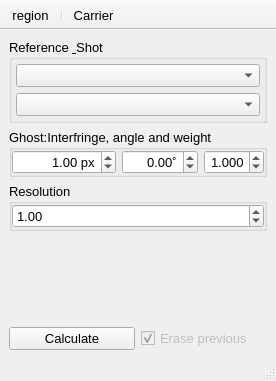
<?xml version="1.0" encoding="UTF-8"?>
<ui version="4.0">
 <class>Ghost_fringes</class>
 <widget class="QMainWindow" name="Ghost_fringes">
  <property name="geometry">
   <rect>
    <x>0</x>
    <y>0</y>
    <width>276</width>
    <height>381</height>
   </rect>
  </property>
  <property name="font">
   <font>
    <pointsize>10</pointsize>
   </font>
  </property>
  <property name="windowTitle">
   <string>Ghost</string>
  </property>
  <property name="iconSize">
   <size>
    <width>20</width>
    <height>20</height>
   </size>
  </property>
  <property name="unifiedTitleAndToolBarOnMac">
   <bool>true</bool>
  </property>
  <widget class="QWidget" name="centralwidget">
   <layout class="QGridLayout" name="gridLayout">
    <item row="1" column="0">
     <widget class="QGroupBox" name="carrierBox">
      <property name="title">
       <string>Ghost:Interfringe, angle and weight</string>
      </property>
      <layout class="QGridLayout" name="gridLayout_3" columnstretch="1,0,0">
       <property name="leftMargin">
        <number>0</number>
       </property>
       <property name="topMargin">
        <number>0</number>
       </property>
       <property name="rightMargin">
        <number>0</number>
       </property>
       <property name="bottomMargin">
        <number>0</number>
       </property>
       <item row="0" column="1">
        <widget class="QDoubleSpinBox" name="angleCarrier">
         <property name="alignment">
          <set>Qt::AlignRight|Qt::AlignTrailing|Qt::AlignVCenter</set>
         </property>
         <property name="suffix">
          <string>˚</string>
         </property>
         <property name="decimals">
          <number>2</number>
         </property>
         <property name="minimum">
          <double>-360.000000000000000</double>
         </property>
         <property name="maximum">
          <double>360.000000000000000</double>
         </property>
         <property name="singleStep">
          <double>1.000000000000000</double>
         </property>
         <property name="neutrinoSave" stdset="0">
          <bool>true</bool>
         </property>
        </widget>
       </item>
       <item row="0" column="0">
        <widget class="QDoubleSpinBox" name="widthCarrier">
         <property name="alignment">
          <set>Qt::AlignRight|Qt::AlignTrailing|Qt::AlignVCenter</set>
         </property>
         <property name="suffix">
          <string> px</string>
         </property>
         <property name="decimals">
          <number>2</number>
         </property>
         <property name="minimum">
          <double>-9999.000000000000000</double>
         </property>
         <property name="maximum">
          <double>9999.000000000000000</double>
         </property>
         <property name="singleStep">
          <double>1.000000000000000</double>
         </property>
         <property name="value">
          <double>1.000000000000000</double>
         </property>
         <property name="neutrinoSave" stdset="0">
          <bool>true</bool>
         </property>
        </widget>
       </item>
       <item row="0" column="2">
        <widget class="QDoubleSpinBox" name="weightCarrier">
         <property name="toolTip">
          <string>Frequency weight (&lt;0 for lower freq; &gt;0 for higher freq)</string>
         </property>
         <property name="alignment">
          <set>Qt::AlignRight|Qt::AlignTrailing|Qt::AlignVCenter</set>
         </property>
         <property name="decimals">
          <number>3</number>
         </property>
         <property name="minimum">
          <double>0.000000000000000</double>
         </property>
         <property name="maximum">
          <double>9.900000000000000</double>
         </property>
         <property name="singleStep">
          <double>0.010000000000000</double>
         </property>
         <property name="value">
          <double>1.000000000000000</double>
         </property>
         <property name="neutrinoSave" stdset="0">
          <bool>true</bool>
         </property>
        </widget>
       </item>
      </layout>
     </widget>
    </item>
    <item row="2" column="0">
     <widget class="QGroupBox" name="groupBox">
      <property name="title">
       <string>Resolution</string>
      </property>
      <layout class="QGridLayout" name="gridLayout_4" columnstretch="1">
       <property name="leftMargin">
        <number>0</number>
       </property>
       <property name="topMargin">
        <number>0</number>
       </property>
       <property name="rightMargin">
        <number>0</number>
       </property>
       <property name="bottomMargin">
        <number>0</number>
       </property>
       <item row="0" column="0">
        <widget class="QDoubleSpinBox" name="resolution">
         <property name="value">
          <double>1.000000000000000</double>
         </property>
        </widget>
       </item>
      </layout>
     </widget>
    </item>
    <item row="4" column="0">
     <widget class="QWidget" name="widget_3" native="true">
      <layout class="QGridLayout" name="gridLayout_2">
       <property name="leftMargin">
        <number>0</number>
       </property>
       <property name="topMargin">
        <number>0</number>
       </property>
       <property name="rightMargin">
        <number>0</number>
       </property>
       <property name="bottomMargin">
        <number>0</number>
       </property>
       <item row="2" column="1">
        <widget class="QCheckBox" name="erasePrevious">
         <property name="enabled">
          <bool>false</bool>
         </property>
         <property name="font">
          <font>
           <pointsize>10</pointsize>
          </font>
         </property>
         <property name="text">
          <string>Erase previous</string>
         </property>
         <property name="checked">
          <bool>true</bool>
         </property>
         <property name="neutrinoSave" stdset="0">
          <bool>true</bool>
         </property>
        </widget>
       </item>
       <item row="2" column="0">
        <widget class="QPushButton" name="doGhostB">
         <property name="font">
          <font>
           <pointsize>10</pointsize>
          </font>
         </property>
         <property name="text">
          <string>Calculate</string>
         </property>
        </widget>
       </item>
      </layout>
     </widget>
    </item>
    <item row="0" column="0">
     <widget class="QGroupBox" name="groupBox_14">
      <property name="title">
       <string>Reference &amp; Shot</string>
      </property>
      <layout class="QVBoxLayout" name="verticalLayout">
       <property name="leftMargin">
        <number>4</number>
       </property>
       <property name="topMargin">
        <number>4</number>
       </property>
       <property name="rightMargin">
        <number>4</number>
       </property>
       <property name="bottomMargin">
        <number>4</number>
       </property>
       <item>
        <widget class="QComboBox" name="ref">
         <property name="neutrinoImage" stdset="0">
          <bool>true</bool>
         </property>
        </widget>
       </item>
       <item>
        <widget class="QComboBox" name="shot">
         <property name="toolTip">
          <string>Shot</string>
         </property>
         <property name="neutrinoImage" stdset="0">
          <bool>true</bool>
         </property>
        </widget>
       </item>
      </layout>
     </widget>
    </item>
    <item row="3" column="0">
     <spacer name="verticalSpacer">
      <property name="orientation">
       <enum>Qt::Vertical</enum>
      </property>
      <property name="sizeHint" stdset="0">
       <size>
        <width>20</width>
        <height>40</height>
       </size>
      </property>
     </spacer>
    </item>
   </layout>
  </widget>
  <widget class="QStatusBar" name="statusbar">
   <property name="font">
    <font>
     <pointsize>10</pointsize>
    </font>
   </property>
  </widget>
  <widget class="QToolBar" name="toolBar">
   <property name="windowTitle">
    <string>toolBar</string>
   </property>
   <property name="movable">
    <bool>false</bool>
   </property>
   <property name="floatable">
    <bool>false</bool>
   </property>
   <attribute name="toolBarArea">
    <enum>TopToolBarArea</enum>
   </attribute>
   <attribute name="toolBarBreak">
    <bool>false</bool>
   </attribute>
   <addaction name="actionRegion"/>
   <addaction name="separator"/>
   <addaction name="actionCarrier"/>
  </widget>
  <action name="actionRegion">
   <property name="icon">
    <iconset resource="../../../build-neutrino-Qt_6_3_2_6_3_2_temporary-Debug/src/qrc/icons.qrc">
     <normaloff>:/icons/region.png</normaloff>:/icons/region.png</iconset>
   </property>
   <property name="text">
    <string>region</string>
   </property>
   <property name="toolTip">
    <string>Show region</string>
   </property>
  </action>
  <action name="actionCarrier">
   <property name="icon">
    <iconset resource="GhostFringes.qrc">
     <normaloff>:/icons/refresh2.png</normaloff>:/icons/refresh2.png</iconset>
   </property>
   <property name="text">
    <string>Carrier</string>
   </property>
   <property name="toolTip">
    <string>Guess carrier interfringe and angle</string>
   </property>
  </action>
 </widget>
 <tabstops>
  <tabstop>shot</tabstop>
  <tabstop>widthCarrier</tabstop>
  <tabstop>angleCarrier</tabstop>
  <tabstop>doGhostB</tabstop>
  <tabstop>erasePrevious</tabstop>
 </tabstops>
 <resources>
  <include location="GhostFringes.qrc"/>
  <include location="../../../build-neutrino-Qt_6_3_2_6_3_2_temporary-Debug/src/qrc/icons.qrc"/>
 </resources>
 <connections/>
</ui>
